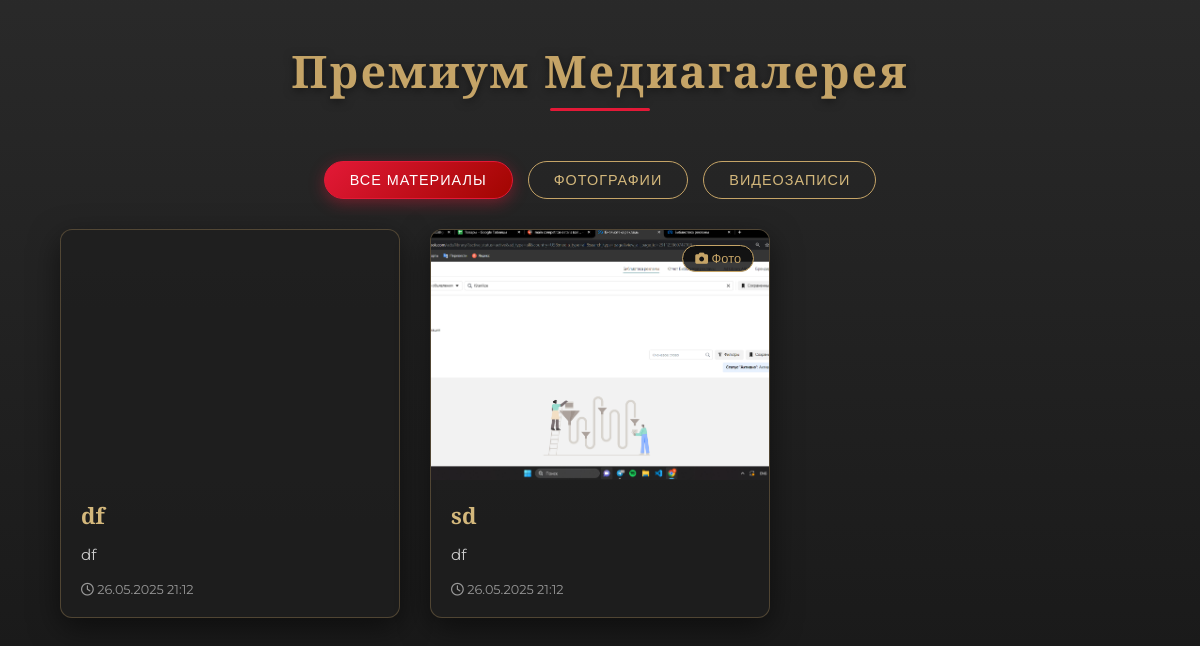
The app's page /gallery/, older data.
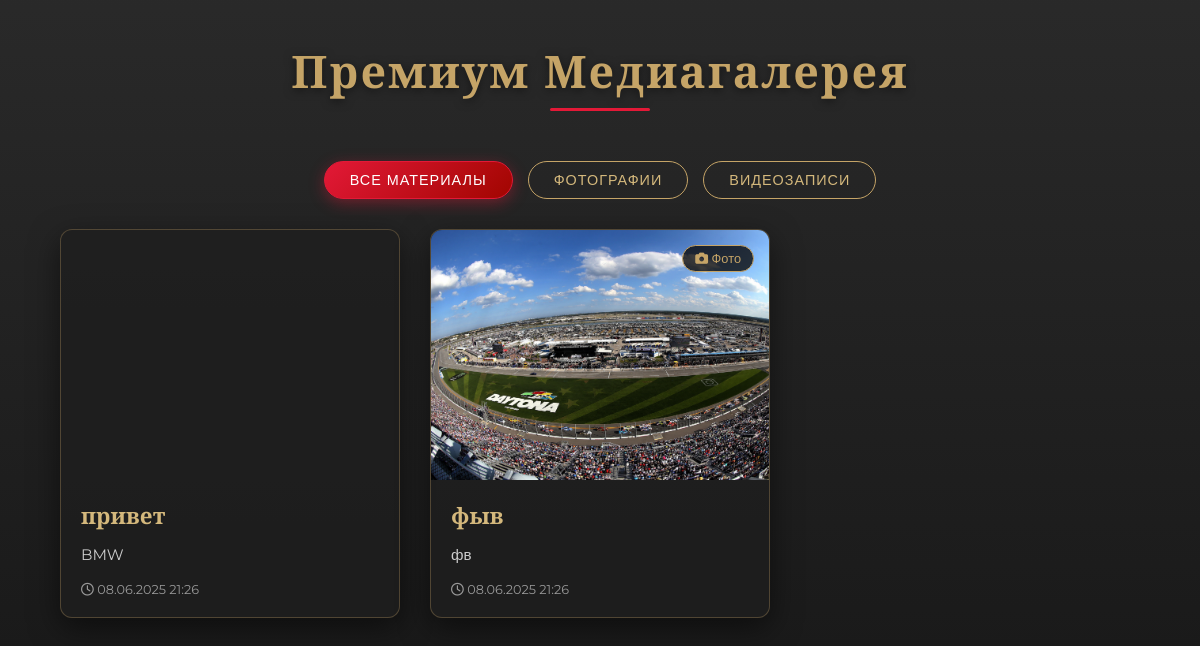
The same page, newer data.
### imsa_gallery/models.py (models this page shows, shortened)
class MediaItem(models.Model):
    MEDIA_TYPE_CHOICES = [
        ('image', 'Изображение'),
        ('video', 'Видео'),
    ]
    title = models.CharField(max_length=200, verbose_name="Название")
    description = models.TextField(blank=True, verbose_name="Описание")
    file = models.FileField(upload_to='gallery/', verbose_name="Файл")
    media_type = models.CharField(
        max_length=10,
        choices=MEDIA_TYPE_CHOICES,
        verbose_name="Тип медиа"
    )
    uploaded_at = models.DateTimeField(default=timezone.now, verbose_name="Дата загрузки")
    uploaded_by = models.ForeignKey(User, on_delete=models.CASCADE, verbose_name="Загрузил")
    def is_image(self):
        return self.media_type == 'image'

### imsa_gallery/views.py (the view)
# urls.py: path('gallery/', include('imsa_gallery.urls')),
def gallery(request):
    media_items = MediaItem.objects.all().order_by('-uploaded_at')
    return render(request, 'imsa_gallery/gallery.html', {'media_items': media_items})

### imsa_gallery/templates/imsa_gallery/gallery.html (shortened to what this page needs)
{% load static %}
<!DOCTYPE html>
<html lang="en">
<head>
    <link rel="stylesheet" href="https://cdn.jsdelivr.net/npm/@fancyapps/ui@5.0/dist/fancybox/fancybox.css"/>
</head>
<body>
    <h1>Премиум Медиагалерея</h1>
    <div class="filters">
        <button class="filter-btn active" data-filter="all">Все материалы</button>
        <button class="filter-btn" data-filter="image">Фотографии</button>
        <button class="filter-btn" data-filter="video">Видеозаписи</button>
    </div>
    <div class="gallery">
        {% for item in media_items %}
        <div class="gallery-item" data-type="{% if item.is_image %}image{% else %}video{% endif %}">
            <div class="media-container">
                {% if item.is_image %}
                    <a href="{{ item.file.url }}" data-fancybox="gallery" data-caption="{{ item.title }}">
                        <img src="{{ item.file.url }}" alt="{{ item.title }}">
                    </a>
                    <span class="media-badge"><i class="fas fa-camera"></i> Фото</span>
                {% endif %}
            </div>
            <div class="gallery-content">
                <h3>{{ item.title }}</h3>
                <p>{{ item.description }}</p>
                <small><i class="far fa-clock"></i> {{ item.uploaded_at|date:"d.m.Y H:i" }}</small>
            </div>
        </div>
        {% endfor %}
    </div>
</body>
</html>

### imsa_gallery/templates/imsa_gallery/gallery.html (style rules this page uses)
:root { --dark: #121212; --darker: #0a0a0a; --light: #f8f8f8; --gold: #c5a467; --gold-light: #d4b87c; --gold-dark: #b08c54; --accent: #e31937; --imsa-blue: #0a2240; --imsa-red: #e31937; --imsa-gold: #d4af37; --card-bg: rgba(30, 30, 30, 0.8); --shadow: 0 10px 30px rgba(0, 0, 0, 0.5); --transition: all 0.3s ease; }
* { margin: 0; padding: 0; box-sizing: border-box; }
body { font-family: 'Montserrat', sans-serif; background: linear-gradient(135deg, var(--darker), var(--dark)); color: var(--light); min-height: 100vh; padding-bottom: 50px; background-image: linear-gradient(rgba(18, 18, 18, 0.9), rgba(10, 10, 10, 0.95)), url('https://images.unsplash.com/photo-1543351611-58f69d7c1781?ixlib=rb-1.2.1&auto=format&fit=crop&w=1350&q=80'); background-size: cover; background-attachment: fixed; }
h1 { font-family: 'Playfair Display', serif; text-align: center; color: var(--gold); padding: 40px 0 20px; font-size: 2.8rem; letter-spacing: 2px; text-shadow: 0 2px 10px rgba(0, 0, 0, 0.5); position: relative; margin-bottom: 40px; }
h1::after { content: ''; position: absolute; bottom: 10px; left: 50%; transform: translateX(-50%); width: 100px; height: 3px; background: var(--imsa-red); border-radius: 3px; }
.filters { margin: 30px auto; text-align: center; display: flex; justify-content: center; gap: 15px; flex-wrap: wrap; }
.filter-btn { padding: 10px 25px; background: transparent; color: var(--gold-light); border: 1px solid var(--gold); border-radius: 50px; cursor: pointer; transition: var(--transition); font-size: 0.9rem; text-transform: uppercase; letter-spacing: 1px; font-weight: 500; }
.filter-btn.active { background: linear-gradient(135deg, var(--imsa-red) 0%, #a10500 100%); color: white; border-color: var(--imsa-red); box-shadow: 0 4px 15px rgba(225, 25, 55, 0.4); }
.gallery { display: grid; grid-template-columns: repeat(auto-fill, minmax(300px, 1fr)); gap: 30px; padding: 0 5%; max-width: 1600px; margin: 0 auto; }
.gallery-item { background: var(--card-bg); border-radius: 12px; overflow: hidden; box-shadow: var(--shadow); transition: var(--transition); position: relative; border: 1px solid rgba(197, 164, 103, 0.3); }
.media-container { width: 100%; height: 250px; position: relative; overflow: hidden; }
.media-container img, .media-container video { width: 100%; height: 100%; object-fit: cover; display: block; transition: transform 0.5s ease; }
.media-badge { position: absolute; top: 15px; right: 15px; background: rgba(10, 10, 10, 0.8); color: var(--gold); padding: 5px 12px; border-radius: 20px; font-size: 0.8rem; z-index: 2; border: 1px solid var(--gold); font-weight: 500; }
.gallery-content { padding: 20px; }
.gallery-item h3 { font-family: 'Playfair Display', serif; font-size: 1.4rem; margin-bottom: 12px; color: var(--gold-light); }
.gallery-item p { font-size: 0.95rem; color: #ccc; line-height: 1.6; margin-bottom: 8px; }
.gallery-item small { font-size: 0.8rem; color: #999; display: block; margin-top: 15px; }
.gallery-item { animation: fadeIn 0.6s ease forwards; opacity: 0; }
.gallery-item:nth-child(1) { animation-delay: 0.1s; }
.gallery-item:nth-child(2) { animation-delay: 0.2s; }

Row changes from the older to the newer data that the page shows:
changed MediaItem: title "df" → "привет"; description "df" → "BMW"; uploaded_at "26.05.2025 21:12" → "08.06.2025 21:26"
changed MediaItem: file: a different picture; title "sd" → "фыв"; description "df" → "фв"; uploaded_at "26.05.2025 21:12" → "08.06.2025 21:26"
